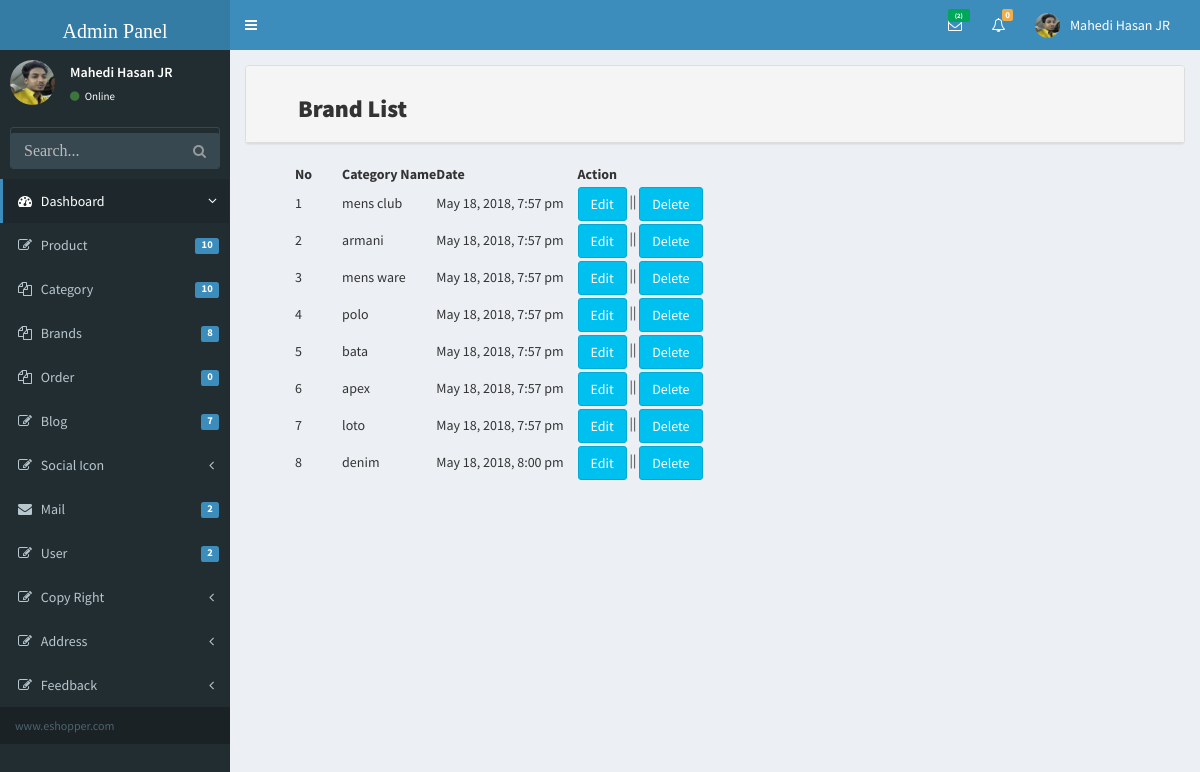
Page /admin/brandlist.php (signed in) on the committed database.
### tables this page shows
CREATE TABLE `tbl_brand` (
  `id` int(11) NOT NULL,
  `brand_name` varchar(32) NOT NULL,
  `date` timestamp NOT NULL DEFAULT CURRENT_TIMESTAMP
);

### library/Database.php (called while the page is built, shortened)
<?php
Class Database{
	public $host   = DB_HOST;
	public $user   = DB_USER;
	public $pass   = DB_PASS;
	public $dbname = DB_NAME;
	public $link;
	private function connectDB(){
	$this->link = new mysqli($this->host, $this->user, $this->pass, $this->dbname);
     $this->link->query("set_character_setresults='utf8'");
     $this->link->set_charset("utf8");
   }
	public function select($query){
		$result = $this->link->query($query) or die($this->link->error.__LINE__);
		if($result->num_rows > 0){
			return $result;
		} else {
			return false;
		}
	}
}

### library/Session.php (called while the page is built, shortened)
<?php
class Session
{
	public static function get($key){
		if (isset($_SESSION[$key])){
			$result = $_SESSION[$key];
		}
		if (isset($result)) {
			return $result;
		}else{
			return false;
		}
	}
}
?>

### library/Helper.php (called while the page is built, shortened)
<?php
class Helper{
	public function formatDate($date){
		return date('F j, Y, g:i a', strtotime($date));
	}
}
?>

### admin/brandlist.php (the view, shortened to what this page needs)
<?php include('include/header.php'); ?>
   <?php include('include/sidebar.php'); ?>
      <div class="content-wrapper">
        <section class="content">
          <div class="row">
      <div class="col-md-12">
            <div class="panel panel-default">
              <div class="panel-heading">
                <h3>Brand List</h3>
              </div>
              </div>
         <form action="" method="post">
         <table style="margin-left: 50px;">
            <tr>
              <th width="10%">No</th>
              <th width="20%">Category Name</th>
              <th width="30%">Date</th>
              <th width="40%">Action</th>
            </tr>
             <?php
               $query = "SELECT * FROM tbl_brand";
               $result = $db->select($query);
               if ($result) {
                $i=0;
                while ($data = $result->fetch_assoc()) {
                 $i++;
            ?>
            <tr>
              <td><?php echo $i;?></td>
              <td><?php echo $data['brand_name'];?></td>
              <td><?php echo $sql_injection->formatDate($data['date']); ?></td>
              <td><a href="editbrand.php?editId=<?php echo $data['id'];?>" class="btn btn-info" style="margin-top: 3px;">Edit</a>
                || <a onclick="return confirm('Do you want to delete this post? if you click the ok button then your post will permanently delete');" href="?deleteId=<?php echo $data['id'];?>" class="btn btn-info" style="margin-top: 3px;">Delete</a>
              </td>
            </tr>
             <?php  } } ?>
      </table>
    </form>
            </div>
          </div>
        </section>
      </div>
    </div>
  <?php include('include/footer.php'); ?>

### admin/include/header.php (shortened to what this page needs)
<?php include '../library/Session.php';
?>
<?php include '../library/Database.php'; ?>
<?php include '../library/Helper.php'; ?>
<?php
 $db = new Database();
 $sql_injection = new helper()
?>
<!DOCTYPE html>
<html>
  <head>
    <link href="bootstrap/css/bootstrap.min.css" rel="stylesheet" type="text/css" />
    <link href="https://maxcdn.bootstrapcdn.com/font-awesome/4.3.0/css/font-awesome.min.css" rel="stylesheet" type="text/css" />
    <link href="http://code.ionicframework.com/ionicons/2.0.0/css/ionicons.min.css" rel="stylesheet" type="text/css" />
    <link href="dist/css/AdminLTE.min.css" rel="stylesheet" type="text/css" />
    <link href="dist/css/skins/_all-skins.min.css" rel="stylesheet" type="text/css" />
    <link href="dist/css/font-awesome.min.css" rel="stylesheet" type="text/css" />
    <link rel="stylesheet" type="text/css" href="dist/css/form.css">
    <link rel="stylesheet" href="//code.jquery.com/ui/1.12.1/themes/base/jquery-ui.css">
  </head>
  <body class="skin-blue">
    <div class="wrapper">
      <header class="main-header">
        <a href="index.php" class="logo"><h1 style="font-family: impact; font-size: 20px;">Admin Panel</h1></a>
        <nav class="navbar navbar-static-top" role="navigation">
          <a href="#" class="sidebar-toggle" data-toggle="offcanvas" role="button">
          </a>
          <div class="navbar-custom-menu">
            <ul class="nav navbar-nav">
              <li class="dropdown messages-menu">
                <a href="#" class="dropdown-toggle" data-toggle="dropdown">
                  <i class="fa fa-envelope-o"></i>
                  <span class="label label-success">
            <?php
              $query  = "SELECT * FROM tbl_contact where flag = '0'";
              $result = $db->select($query);
              if ($result) {
                $i=0;
                while ($data = $result->fetch_assoc()) {
                 $i++;
               ?>
               <?php } } ?>
                  <span class="label label-success"><?php if (isset($i)) {
                   echo "($i)";
                  } else echo"0" ?></span>
                </a>
              </li>
              <li class="dropdown notifications-menu">
                <a href="#" class="dropdown-toggle" data-toggle="dropdown">
                  <i class="fa fa-bell-o"></i>
                  <span class="label label-warning"><?php if (isset($m)) {
                   echo "($m)";
                  } else echo"0" ?></span>
                </a>
              </li>
             <?php
                $userId = Session::get('userId');
             ?>
         <?php
              $query  = "SELECT * FROM tbl_admin where id = '$userId'";
              $result = $db->select($query);
              if ($result) {
                while ($data = $result->fetch_assoc()) {
          ?>
              <li class="dropdown user user-menu">
                <a href="#" class="dropdown-toggle" data-toggle="dropdown">
                  <img src="<?php  echo $data['image']; ?>" class="user-image" alt="User Image"/>
                  <span class="hidden-xs"><?php  echo $data['name']; ?></span>
                </a>
              </li>
            <?php } } ?>
            </ul>
          </div>
        </nav>
      </header>

### admin/include/sidebar.php (shortened to what this page needs)
  <aside class="main-sidebar">
    <section class="sidebar">
     <div class="user-panel">
<?php
$userId = Session::get('userId');
?>
     <?php
             $query  = "SELECT * FROM tbl_admin where id = '$userId'";
          $result = $db->select($query);
          if ($result) {
            while ($data = $result->fetch_assoc()) {
           ?>
        <div class="pull-left image">
          <img src="<?php  echo $data['image']; ?>" class="img-circle" alt="User Image" />
        </div>
        <div class="pull-left info">
          <p><?php  echo $data['name']; ?></p>
          <a href="#"><i class="fa fa-circle text-success"></i> Online</a>
        </div>
        <?php } } ?>
      </div>
      <form action="search.php" method="get" class="sidebar-form">
        <div class="input-group">
          <input type="text" name="search" class="form-control" placeholder="Search..."/>
          <span class="input-group-btn">
            <button type='submit' name='submit' id='search-btn' class="btn btn-flat" style="margin-top: 5px;"><i class="fa fa-search"></i></button>
          </span>
        </div>
      </form>
      <ul class="sidebar-menu">
        <li class="active treeview">
          <a href="index.php">
            <i class="fa fa-dashboard"></i> <span>Dashboard</span> <i class="fa fa-angle-left pull-right"></i>
          </a>
        </li>
        <li class="treeview">
          <a href="#">
            <i class="fa fa-edit"></i>
            <span>Product</span>
       <?php
             $query  = "SELECT * FROM tbl_product";
          $result = $db->select($query);
          if ($result) {
            $i=0;
            while ($data = $result->fetch_assoc()) {
             $i++;
              }
            }
       ?>
            <span class="label label-primary pull-right"><?php
            if (isset($i)) {
              echo $i;
             } ?></span>
          </a>
        </li>
          <li class="treeview">
          <a href="#">
            <i class="fa fa-files-o"></i>
            <span>Category</span>
          <?php
             $query  = "SELECT * FROM tbl_category";
              $result = $db->select($query);
               if ($result) {
                $j=0;
                while ($data = $result->fetch_assoc()) {
               $j++;
              }
            }
           ?>
            <span class="label label-primary pull-right"><?php
            if (isset($j)) {
              echo $j;
             } ?></span>
          </a>
        </li>
         <li class="treeview">
          <a href="#">
            <i class="fa fa-files-o"></i>
            <span>Brands</span>
             <?php
             $query  = "SELECT * FROM tbl_brand";
              $result = $db->select($query);
               if ($result) {
                $k=0;
                while ($data = $result->fetch_assoc()) {
               $k++;
              }
            }
           ?>
            <span class="label label-primary pull-right"><?php
            if (isset($k)) {
              echo $k;
             } ?></span>
          </a>
        </li>
         <li class="treeview">
          <a href="#">
            <i class="fa fa-files-o"></i>
            <span>Order</span>
            <span class="label label-primary pull-right"><?php
            if (isset($m)) {
              echo $m;
             } else { echo "0"; } ?></span>
          </a>
        </li>
         <li class="treeview">
          <a href="#">
            <i class="fa fa-edit"></i>
            <span>Blog</span>
        <?php
             $query  = "SELECT * FROM tbl_blog";
              $result = $db->select($query);
               if ($result) {
                $n=0;
                while ($data = $result->fetch_assoc()) {
               $n++;
              }
            }
         ?>
            <span class="label label-primary pull-right"><?php
            if (isset($n)) {
              echo $n;
             } else { echo "0"; } ?></span>
          </a>
        </li>
        <li class="treeview">
          <a href="#">
            <i class="fa fa-edit"></i> <span>Social Icon</span>
            <i class="fa fa-angle-left pull-right"></i>
          </a>
        </li>
        <li class="treeview">
          <a href="#">
            <i class="fa fa-envelope"></i> <span>Mail</span>
           <?php
             $query  = "SELECT * FROM tbl_contact where flag='0'";
               $result = $db->select($query);
               if ($result) {
                 $o=0;
                while ($data = $result->fetch_assoc()) {
               $o++;
              }
            }
           ?>
            <span class="label label-primary pull-right"><?php
            if (isset($o)) {
              echo $o;
             } else { echo "0"; } ?></span>
          </a>
        </li>
        <li class="treeview">
          <a href="#">
            <i class="fa fa-edit"></i> <span>User</span>
            <?php
           $query  = "SELECT * FROM tbl_admin";
             $result = $db->select($query);
              if ($result) {
               $q=0;
                while ($data = $result->fetch_assoc()) {
               $q++;
              }
            }
           ?>
             <small class="label label-primary pull-right"><?php
            if (isset($q)) {
              echo $q;
             } else { echo "0"; } ?></small>
          </a>
        </li>
        <li class="treeview">
          <a href="#">
            <i class="fa fa-edit"></i> <span>Copy Right</span>
            <i class="fa fa-angle-left pull-right"></i>
          </a>
        </li>
         <li class="treeview">
          <a href="#">
            <i class="fa fa-edit"></i> <span>Address</span>
            <i class="fa fa-angle-left pull-right"></i>
          </a>
        </li>
        <li class="treeview">
          <a href="#">
            <i class="fa fa-edit"></i> <span>Feedback</span>
            <i class="fa fa-angle-left pull-right"></i>
          </a>
        </li>
        <li class="header">www.eshopper.com</li>
      </ul>
    </section>
  </aside>

### rows in the picture
tbl_brand: brand_name "mens club", date "May 18, 2018, 7:57 pm"
tbl_brand: brand_name "armani", date "May 18, 2018, 7:57 pm"
tbl_brand: brand_name "mens ware", date "May 18, 2018, 7:57 pm"
tbl_brand: brand_name "polo", date "May 18, 2018, 7:57 pm"
tbl_brand: brand_name "bata", date "May 18, 2018, 7:57 pm"
tbl_brand: brand_name "apex", date "May 18, 2018, 7:57 pm"
tbl_brand: brand_name "loto", date "May 18, 2018, 7:57 pm"
tbl_brand: brand_name "denim", date "May 18, 2018, 8:00 pm"

### other values in the picture
$i "2"
$data['name'] "Mahedi Hasan JR"
$i "10"
$j "10"
$k "8"
$n "7"
$o "2"
$q "2"
